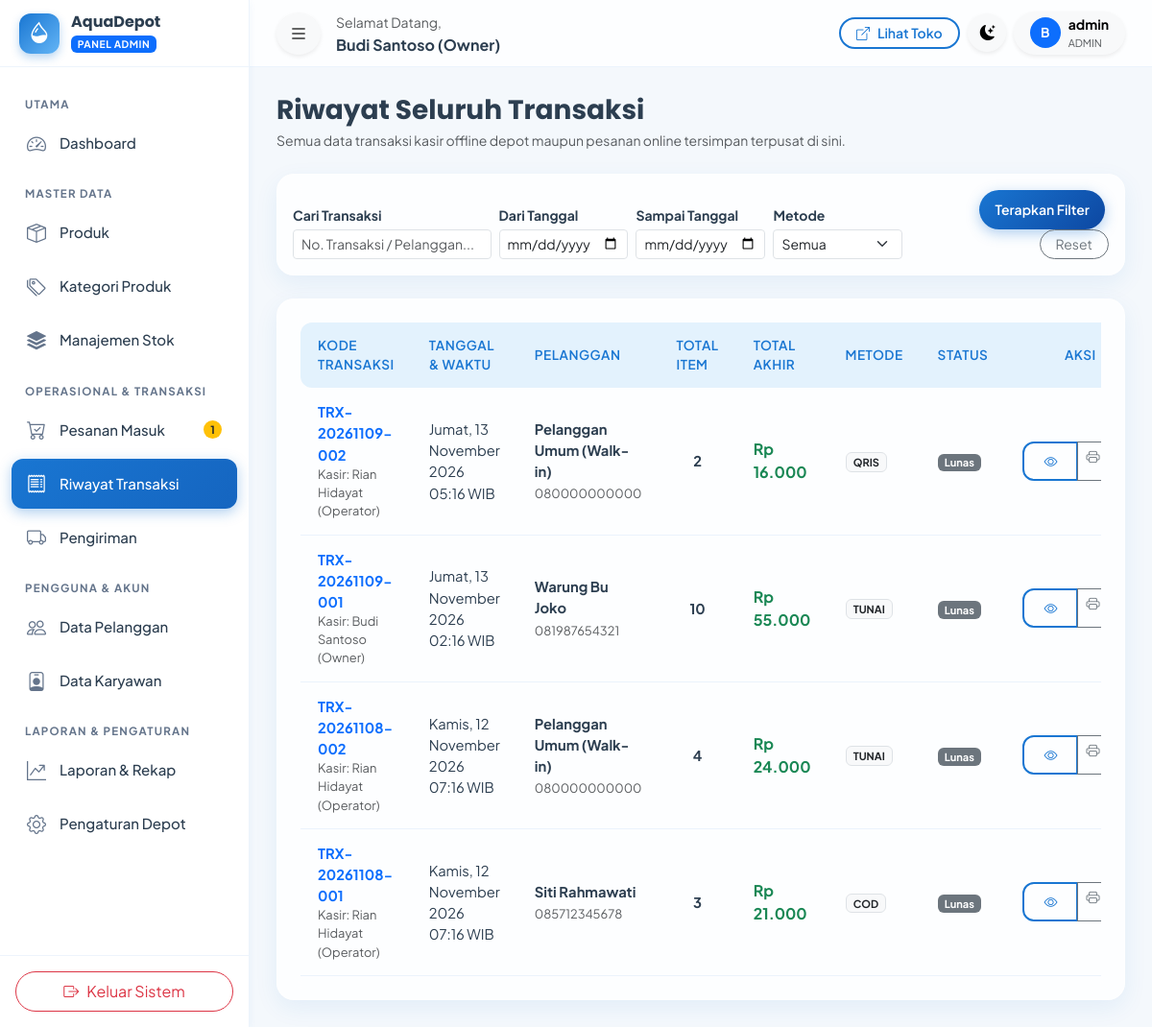
Screenshot of /admin/transaksi.php (signed in) with the database file from the repository.
### tables this page shows
CREATE TABLE `pengaturan` (
  `id` INT AUTO_INCREMENT PRIMARY KEY,
  `nama_depot` VARCHAR(100) NOT NULL DEFAULT 'AquaDepot',
  `slogan` VARCHAR(255) DEFAULT 'Air Minum Bersih, Sehat, dan Higienis untuk Keluarga Anda',
  `alamat` TEXT NOT NULL,
  `no_telepon` VARCHAR(20) DEFAULT '081234567890',
  `no_whatsapp` VARCHAR(20) DEFAULT '6281234567890',
  `email` VARCHAR(100) DEFAULT 'info@aquadepot.id',
  `jam_operasional` VARCHAR(100) DEFAULT 'Senin - Minggu: 07.00 - 20.00 WIB',
  `ongkos_kirim_default` DECIMAL(12,2) DEFAULT 3000.00,
  `rekening_bank` TEXT DEFAULT 'Bank BCA: 123-456-7890 a.n. AquaDepot\nBank Mandiri: 987-654-3210 a.n. AquaDepot',
  `maps_embed` TEXT DEFAULT '<iframe src=\"https://maps.google.com/maps?q=Jl.+Ki+Penjawi+12-10,+Sidorejo+Lor,+Kec.+Sidorejo,+Kota+Salatiga,+Jawa+Tengah+50714&t=&z=15&ie=UTF8&iwloc=&output=embed\" width=\"100%\" height=\"350\" style=\"border:0;\" allowfullscreen=\"\" loading=\"lazy\"></iframe>',
  `logo` VARCHAR(255) DEFAULT 'logo.png',
  `updated_at` DATETIME DEFAULT CURRENT_TIMESTAMP ON UPDATE CURRENT_TIMESTAMP
);

CREATE TABLE `users` (
  `id` INT AUTO_INCREMENT PRIMARY KEY,
  `role_id` INT NOT NULL,
  `username` VARCHAR(50) NOT NULL UNIQUE,
  `email` VARCHAR(100) NOT NULL UNIQUE,
  `password` VARCHAR(255) NOT NULL,
  `nama_lengkap` VARCHAR(100) NOT NULL,
  `no_telepon` VARCHAR(20) NULL,
  `status_aktif` ENUM('aktif', 'nonaktif') NOT NULL DEFAULT 'aktif',
  `foto_profil` VARCHAR(255) DEFAULT 'default.png',
  `created_at` DATETIME DEFAULT CURRENT_TIMESTAMP,
  `updated_at` DATETIME DEFAULT CURRENT_TIMESTAMP ON UPDATE CURRENT_TIMESTAMP,
  CONSTRAINT `fk_users_roles` FOREIGN KEY (`role_id`) REFERENCES `roles` (`id`) ON UPDATE CASCADE
);

CREATE TABLE `transaksi` (
  `id` INT AUTO_INCREMENT PRIMARY KEY,
  `kode_transaksi` VARCHAR(50) NOT NULL UNIQUE,
  `pesanan_id` INT NULL,
  `pelanggan_id` INT NULL,
  `kasir_user_id` INT NOT NULL,
  `tanggal_transaksi` DATETIME NOT NULL DEFAULT CURRENT_TIMESTAMP,
  `total_item` INT NOT NULL DEFAULT 0,
  `subtotal` DECIMAL(12,2) NOT NULL,
  `diskon` DECIMAL(12,2) NOT NULL DEFAULT 0.00,
  `biaya_pengiriman` DECIMAL(12,2) NOT NULL DEFAULT 0.00,
  `total_akhir` DECIMAL(12,2) NOT NULL,
  `metode_pembayaran` ENUM('tunai', 'transfer', 'cod', 'qris') NOT NULL DEFAULT 'tunai',
  `jumlah_bayar` DECIMAL(12,2) NOT NULL,
  `kembalian` DECIMAL(12,2) NOT NULL DEFAULT 0.00,
  `status_pembayaran` ENUM('lunas', 'pending', 'batal') NOT NULL DEFAULT 'lunas',
  `catatan` TEXT NULL,
  `created_at` DATETIME DEFAULT CURRENT_TIMESTAMP,
  `updated_at` DATETIME DEFAULT CURRENT_TIMESTAMP ON UPDATE CURRENT_TIMESTAMP,
  CONSTRAINT `fk_transaksi_pesanan` FOREIGN KEY (`pesanan_id`) REFERENCES `pesanan` (`id`) ON DELETE SET NULL ON UPDATE CASCADE,
  CONSTRAINT `fk_transaksi_pelanggan` FOREIGN KEY (`pelanggan_id`) REFERENCES `pelanggan` (`id`) ON DELETE SET NULL ON UPDATE CASCADE,
  CONSTRAINT `fk_transaksi_kasir` FOREIGN KEY (`kasir_user_id`) REFERENCES `users` (`id`) ON UPDATE CASCADE
);

CREATE TABLE `pelanggan` (
  `id` INT AUTO_INCREMENT PRIMARY KEY,
  `user_id` INT NULL,
  `kode_pelanggan` VARCHAR(20) NOT NULL UNIQUE,
  `nama` VARCHAR(100) NOT NULL,
  `no_telepon` VARCHAR(20) NOT NULL,
  `alamat` TEXT NOT NULL,
  `tipe_pelanggan` ENUM('umum', 'langganan', 'bisnis') NOT NULL DEFAULT 'umum',
  `created_at` DATETIME DEFAULT CURRENT_TIMESTAMP,
  `updated_at` DATETIME DEFAULT CURRENT_TIMESTAMP ON UPDATE CURRENT_TIMESTAMP,
  CONSTRAINT `fk_pelanggan_users` FOREIGN KEY (`user_id`) REFERENCES `users` (`id`) ON DELETE SET NULL ON UPDATE CASCADE
);

### admin/transaksi.php (the view, shortened to what the rows shown need)
<?php
require_once __DIR__ . '/../config/config.php';
$db = Database::getConnection();
$query = "
    SELECT t.*, u.nama_lengkap as nama_kasir, plg.nama as nama_pelanggan, plg.no_telepon as wa_pelanggan
    FROM transaksi t
    LEFT JOIN users u ON t.kasir_user_id = u.id
    LEFT JOIN pelanggan plg ON t.pelanggan_id = plg.id
    WHERE 1=1
";
$params = [];
$query .= " ORDER BY t.id DESC";
$stmt = $db->prepare($query);
$stmt->execute($params);
$transactions = $stmt->fetchAll();
?>
<!DOCTYPE html>
<html lang="id" data-bs-theme="light">
<head>
    <link href="https://cdn.jsdelivr.net/npm/bootstrap@5.3.3/dist/css/bootstrap.min.css" rel="stylesheet">
    <link rel="stylesheet" href="https://cdn.jsdelivr.net/npm/bootstrap-icons@1.11.3/font/bootstrap-icons.min.css">
    <link rel="stylesheet" href="https://cdn.jsdelivr.net/npm/sweetalert2@11/dist/sweetalert2.min.css">
    <link rel="stylesheet" href="<?= asset('css/style.css') ?>">
</head>
<body data-base-url="<?= base_url() ?>">
<div class="app-wrapper">
    <?php require_once __DIR__ . '/../includes/sidebar_admin.php'; ?>
    <div class="app-main">
        <?php require_once __DIR__ . '/../includes/topbar.php'; ?>
        <div class="app-content">
            <div class="glass-card p-4">
                <div class="table-responsive">
                    <table class="table-modern">
                        <thead>
                            <tr>
                                <th>Kode Transaksi</th>
                                <th>Tanggal & Waktu</th>
                                <th>Pelanggan</th>
                                <th>Total Item</th>
                                <th>Total Akhir</th>
                                <th>Metode</th>
                                <th>Status</th>
                                <th class="text-center">Aksi</th>
                            </tr>
                        </thead>
                        <tbody>
                            <?php if (!empty($transactions)): ?>
                                <?php foreach ($transactions as $t): ?>
                                    <tr>
                                        <td>
                                            <span class="fw-bold text-primary"><?= htmlspecialchars($t['kode_transaksi']) ?></span>
                                            <small class="d-block text-muted">Kasir: <?= htmlspecialchars($t['nama_kasir'] ?: 'Admin') ?></small>
                                        </td>
                                        <td><?= tanggal_indo($t['tanggal_transaksi'], true) ?></td>
                                        <td>
                                            <div class="fw-bold"><?= htmlspecialchars($t['nama_pelanggan'] ?: 'Pelanggan Walk-In') ?></div>
                                            <small class="text-muted"><?= htmlspecialchars($t['wa_pelanggan'] ?: '-') ?></small>
                                        </td>
                                        <td class="fw-bold text-center"><?= $t['total_item'] ?></td>
                                        <td class="fw-bold text-success fs-6"><?= format_rupiah($t['total_akhir']) ?></td>
                                        <td><span class="badge bg-light text-dark border text-uppercase"><?= $t['metode_pembayaran'] ?></span></td>
                                        <td><?= status_badge($t['status_pembayaran']) ?></td>
                                        <td class="text-center">
                                            <div class="btn-group btn-group-sm">
                                                <button type="button" class="btn btn-outline-primary" data-bs-toggle="modal" data-bs-target="#modalTrx<?= $t['id'] ?>" title="Detail Item">
                                                    <i class="bi bi-eye"></i>
                                                </button>
                                                <a href="<?= url('views/cetak_invoice.php?transaksi_id=' . $t['id']) ?>" target="_blank" class="btn btn-outline-secondary" title="Cetak Struk">
                                                    <i class="bi bi-printer"></i>
                                                </a>
                                            </div>
                                        </td>
                                    </tr>
                                <?php endforeach; ?>
                            <?php else: ?>
                                <tr><td colspan="8" class="text-center text-muted py-4">Tidak ada data transaksi.</td></tr>
                            <?php endif; ?>
                        </tbody>
                    </table>
                </div>
            </div>
        </div>
    </div>
</div>
</body>
</html>

### includes/sidebar_admin.php (shortened to what the rows shown need)
<?php
require_once __DIR__ . '/../config/config.php';
$pengaturan = get_pengaturan();
?>
<aside class="app-sidebar">
    <div class="sidebar-brand">
        <div class="overflow-hidden">
            <h6 class="mb-0 fw-bold text-truncate"><?= htmlspecialchars($pengaturan['nama_depot']) ?></h6>
            <span class="badge bg-primary text-uppercase" style="font-size: 0.65rem; letter-spacing: 0.5px;">Panel Admin</span>
        </div>
    </div>
</aside>

### includes/topbar.php (shortened to what the rows shown need)
<?php
require_once __DIR__ . '/../config/config.php';
$user = current_user();
?>
<header class="app-topbar">
    <div class="d-flex align-items-center gap-3">
        <div class="d-none d-md-block">
            <span class="text-muted small">Selamat Datang,</span>
            <div class="fw-bold fs-6 text-truncate" style="max-width: 200px;"><?= htmlspecialchars($user['nama_lengkap'] ?? 'User') ?></div>
        </div>
    </div>
    <div class="d-flex align-items-center gap-2">
        <div class="dropdown">
            <button class="btn btn-light rounded-pill px-3 py-1 dropdown-toggle shadow-sm d-flex align-items-center gap-2" type="button" data-bs-toggle="dropdown">
                <div class="rounded-circle bg-primary text-white d-flex align-items-center justify-content-center fw-bold" style="width: 32px; height: 32px; font-size: 0.85rem;">
                    <?= strtoupper(substr($user['nama_lengkap'] ?? 'U', 0, 1)) ?>
                </div>
                <div class="text-start d-none d-lg-block" style="line-height: 1.2;">
                    <div class="fw-bold small"><?= htmlspecialchars($user['username'] ?? '') ?></div>
                    <small class="text-muted text-uppercase" style="font-size: 0.68rem;"><?= htmlspecialchars($user['role_name'] ?? '') ?></small>
                </div>
            </button>
        </div>
    </div>
</header>

### config/config.php (shortened to what the rows shown need)
<?php
function base_url($path = '') {
    $path = ltrim($path, '/');
    return BASE_URL . ($path ? '/' . $path : '');
}
function url($path = '') {
    return base_url($path);
}
function asset($path = '') {
    return base_url('assets/' . ltrim($path, '/'));
}
function format_rupiah($angka) {
    return 'Rp ' . number_format((float)$angka, 0, ',', '.');
}
function tanggal_indo($datetime, $with_time = false) {
    $timestamp = strtotime($datetime);
    $bulan = [
        1 => 'Januari', 'Februari', 'Maret', 'April', 'Mei', 'Juni',
        'Juli', 'Agustus', 'September', 'Oktober', 'November', 'Desember'
    ];
    $hari = ['Minggu', 'Senin', 'Selasa', 'Rabu', 'Kamis', 'Jumat', 'Sabtu'];
    $nama_hari = $hari[date('w', $timestamp)];
    $tgl = date('j', $timestamp);
    $bln = $bulan[(int)date('n', $timestamp)];
    $thn = date('Y', $timestamp);
    $result = "$nama_hari, $tgl $bln $thn";
    if ($with_time) {
        $result .= ' ' . date('H:i', $timestamp) . ' WIB';
    }
    return $result;
}
function current_user() {
    return $_SESSION['user'] ?? null;
}
function status_badge($status) {
    $badges = [
        'menunggu_konfirmasi' => '<span class="badge bg-warning text-dark"><i class="bi bi-clock me-1"></i>Menunggu Konfirmasi</span>',
        'diproses'            => '<span class="badge bg-info text-dark"><i class="bi bi-gear me-1"></i>Pesanan Diproses</span>',
        'siap_dikirim'        => '<span class="badge bg-primary"><i class="bi bi-box-seam me-1"></i>Siap Dikirim</span>',
        'sedang_dikirim'      => '<span class="badge bg-secondary"><i class="bi bi-truck me-1"></i>Sedang Dikirim</span>',
        'selesai'             => '<span class="badge bg-success"><i class="bi bi-check-circle me-1"></i>Pesanan Selesai</span>',
        'dibatalkan'          => '<span class="badge bg-danger"><i class="bi bi-x-circle me-1"></i>Pesanan Dibatalkan</span>',
        'lunas'               => '<span class="badge bg-success"><i class="bi bi-check2-circle me-1"></i>Lunas</span>',
        'pending'             => '<span class="badge bg-warning text-dark"><i class="bi bi-hourglass-split me-1"></i>Pending</span>',
        'menunggu_verifikasi' => '<span class="badge bg-warning text-dark"><i class="bi bi-clock me-1"></i>Verifikasi</span>',
        'ditolak'             => '<span class="badge bg-danger"><i class="bi bi-x-octagon me-1"></i>Ditolak</span>',
        'batal'               => '<span class="badge bg-danger"><i class="bi bi-x me-1"></i>Batal</span>',
        'tersedia'            => '<span class="badge bg-success">Tersedia</span>',
        'habis'               => '<span class="badge bg-danger">Stok Habis</span>',
        'nonaktif'            => '<span class="badge bg-secondary">Nonaktif</span>',
        'aktif'               => '<span class="badge bg-success">Aktif</span>',
        'nonaktif'            => '<span class="badge bg-danger">Nonaktif</span>',
    ];
    return $badges[$status] ?? '<span class="badge bg-secondary">' . htmlspecialchars(ucfirst(str_replace('_', ' ', $status))) . '</span>';
}
function get_pengaturan() {
    static $settings = null;
    if ($settings === null) {
        try {
            $db = Database::getConnection();
            $stmt = $db->query("SELECT * FROM pengaturan LIMIT 1");
            $settings = $stmt->fetch();
        } catch (Exception $e) {
            $settings = [
                'nama_depot' => 'AquaDepot',
                'slogan' => 'Air Bersih & Higienis',
                'alamat' => 'Jl. Ki Penjawi 12-10, Sidorejo Lor, Kec. Sidorejo, Kota Salatiga, Jawa Tengah 50714',
                'no_telepon' => '081234567890',
                'no_whatsapp' => '6281234567890',
                'email' => 'info@aquadepot.id',
                'jam_operasional' => '07.00 - 20.00 WIB',
                'ongkos_kirim_default' => 3000,
                'rekening_bank' => 'BCA: 123-456-7890 a/n AquaDepot'
            ];
        }
    }
    return $settings;
}

### rows the page displays
pengaturan: nama_depot "AquaDepot"
users: nama_lengkap "Budi Santoso (Owner)", nama_lengkap "B"
transaksi: kode_transaksi "TRX-20261109-002", kasir_user.nama_lengkap "Rian Hidayat (Operator)", tanggal_transaksi "Jumat, 13 November 2026 05:16 WIB", pelanggan.nama "Pelanggan Umum (Walk-in)", pelanggan.no_telepon "080000000000", total_item "2", total_akhir "Rp 16.000", metode_pembayaran "QRIS", status_pembayaran "Lunas"
transaksi: kode_transaksi "TRX-20261109-001", kasir_user.nama_lengkap "Budi Santoso (Owner)", tanggal_transaksi "Jumat, 13 November 2026 02:16 WIB", pelanggan.nama "Warung Bu Joko", pelanggan.no_telepon "081987654321", total_item "10", total_akhir "Rp 55.000", metode_pembayaran "TUNAI", status_pembayaran "Lunas"
transaksi: kode_transaksi "TRX-20261108-002", kasir_user.nama_lengkap "Rian Hidayat (Operator)", tanggal_transaksi "Kamis, 12 November 2026 07:16 WIB", pelanggan.nama "Pelanggan Umum (Walk-in)", pelanggan.no_telepon "080000000000", total_item "4", total_akhir "Rp 24.000", metode_pembayaran "TUNAI", status_pembayaran "Lunas"
transaksi: kode_transaksi "TRX-20261108-001", kasir_user.nama_lengkap "Rian Hidayat (Operator)", tanggal_transaksi "Kamis, 12 November 2026 07:16 WIB", pelanggan.nama "Siti Rahmawati", pelanggan.no_telepon "085712345678", total_item "3", total_akhir "Rp 21.000", metode_pembayaran "COD", status_pembayaran "Lunas"

### other values shown
$pendingOrdersCount "1"
$user['username'] "admin"
$user['role_name'] "ADMIN"
